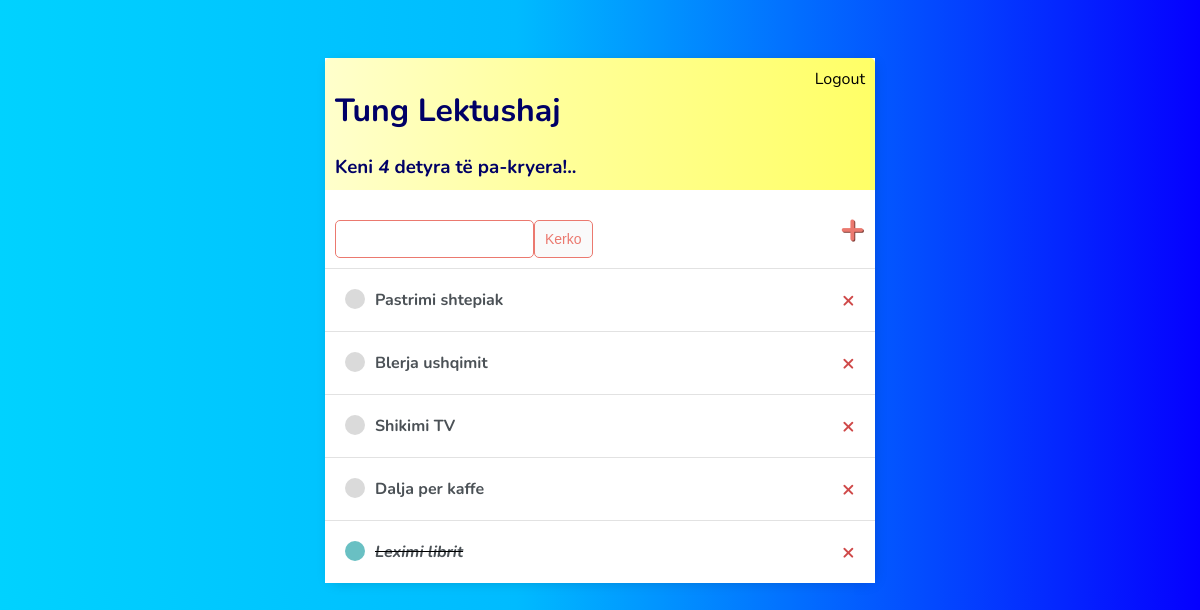
Before: / (signed in) with the older database file.
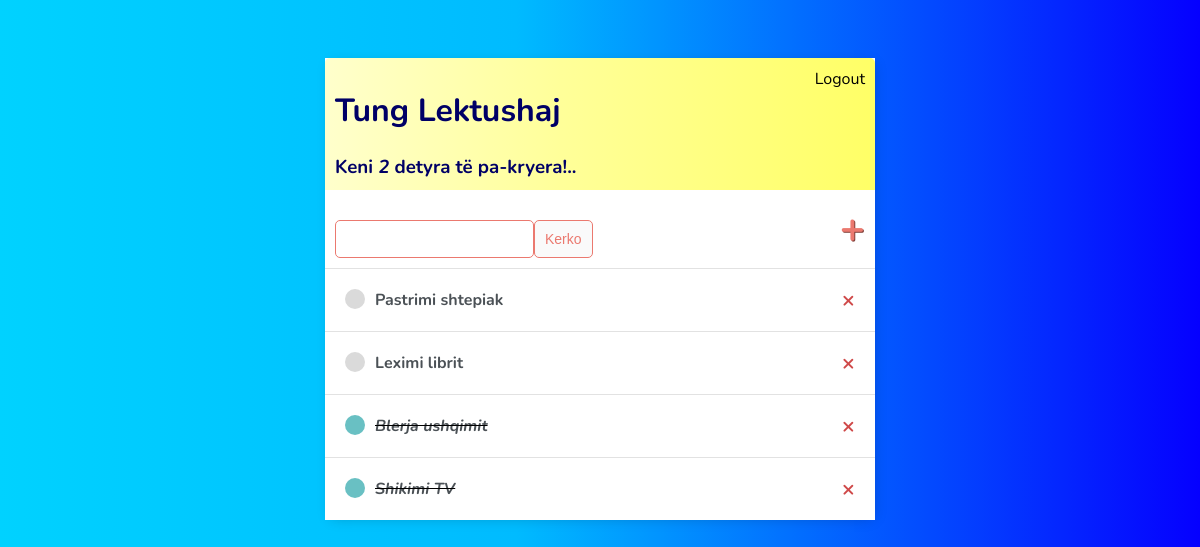
After: the same page with the newer database file.
### baza/models.py (models this page shows)
class Detyra(models.Model):
    user = models.ForeignKey(User, on_delete=models.CASCADE, null=True, blank=True)
    titulli = models.CharField(max_length=200)
    pershkrimi = models.TextField(null=True, blank=True)
    kryer = models.BooleanField(default=False)
    krijuar = models.DateTimeField(auto_now_add=True)
    def __str__(self):
        return self.titulli
    class Meta:
        ordering = ['kryer']

### baza/views.py (the view)
# urls.py: path('', ListaDetyres.as_view(), name='detyrat'),
class ListaDetyres(LoginRequiredMixin, ListView):
    model = Detyra
    context_object_name = 'detyrat'
    def get_context_data(self, **kwargs):
        context = super().get_context_data(**kwargs)
        context['detyrat'] = context['detyrat'].filter(user=self.request.user)
        context['count'] = context['detyrat'].filter(kryer=False).count()
        search_input = self.request.GET.get('search-area') or ''
        if search_input:
            context['detyrat'] = context['detyrat'].filter(titulli__startswith=search_input)
        context['search_input'] = search_input
        return context

### baza/templates/baza/detyra_list.html
{% extends 'baza/main.html' %}
{% block content %}
<div class="header-bar">
    <div>
        <h1>Tung {{ request.user|title }} </h1>
        <h3 style="margin:0">Keni <i>{{count}}</i> detyr{{count|pluralize:"a"}} të pa-kryer{{ count|pluralize:"a"}}!..</h3>
    </div>
    {% if request.user.is_authenticated %}
    <a href="{% url 'logout' %}">Logout</a>
    {% else %}
    <a href="{% url 'login' %}">Login</a>
    {% endif %}
</div>
    <div id="search-add-wrapper">
        <form action="#" method="GET" style="margin-top: 20px; display: flex;">
            <input type="text" name="search-area" value="{{ search_input }}">
            <input class="button" type="submit" value="Kerko">
        </form>
      <a id="add-link" href="{% url 'krijo-detyren' %}"><strong>&#x2b;</strong></a>
    </div>
    <div class="task-items-wrapper">
        {% for detyra in detyrat %}
            <div class="task-wrapper">
                {% if detyra.kryer %}
                    <div class="task-title">
                        <div class="task-complete-icon"></div>
                        <i><strong><s><a href="{% url 'ndrysho-detyren' detyra.id %}">{{ detyra }}</a></s></strong></i>
                    </div>
                <a class="delete-link" href="{% url 'anulo-detyren' detyra.id %}"><strong>&#215;</strong></a>
                {% else %}
                    <div class="task-title">
                        <div class="task-incomplete-icon"></div>
                        <a href="{% url 'ndrysho-detyren' detyra.id %}"><strong>{{ detyra }}</strong></a>
                    </div>
                <a class="delete-link" href="{% url 'anulo-detyren' detyra.id %}"><strong>&#215;</strong></a>
                {% endif %}
            </div>
        {% empty %}
        <p>Nuk Keni Detyra ne list</p>
        {% endfor %}
    </div>
{% endblock content %}

Changed rows visible on the page:
removed Detyra: titulli "Dalja per kaffe"
changed Detyra "Leximi librit": kryer True → False (drawn); moves up the list
changed Detyra "Blerja ushqimit": kryer False → True (drawn)
changed Detyra "Shikimi TV": kryer False → True (drawn)
Other visible differences:
{{ count }}: "4" → "2"
